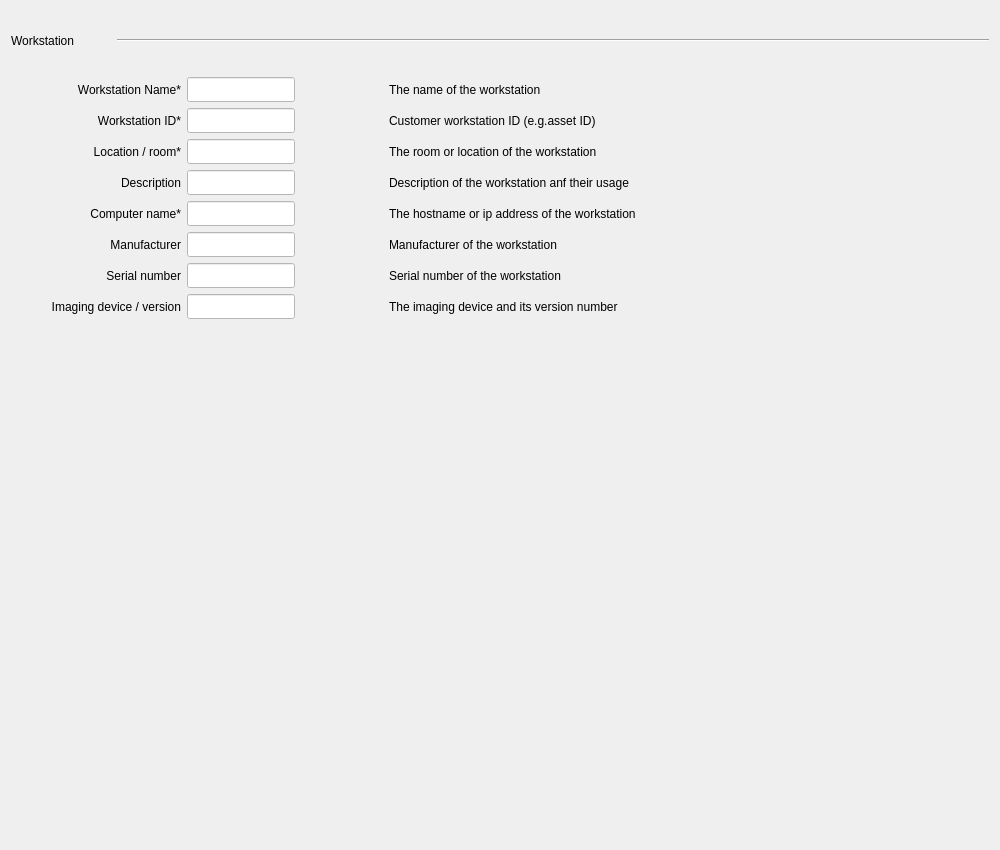
<?xml version="1.0" encoding="UTF-8"?>
<ui version="4.0">
 <class>Workstation</class>
 <widget class="QWidget" name="Workstation">
  <property name="geometry">
   <rect>
    <x>0</x>
    <y>0</y>
    <width>1000</width>
    <height>850</height>
   </rect>
  </property>
  <property name="windowTitle">
   <string>Form</string>
  </property>
  <layout class="QVBoxLayout" name="verticalLayout">
   <item>
    <layout class="QHBoxLayout" name="horizontalLayout_57">
     <item>
      <widget class="QLabel" name="label_127">
       <property name="minimumSize">
        <size>
         <width>0</width>
         <height>60</height>
        </size>
       </property>
       <property name="maximumSize">
        <size>
         <width>100</width>
         <height>60</height>
        </size>
       </property>
       <property name="text">
        <string>Workstation</string>
       </property>
      </widget>
     </item>
     <item>
      <widget class="Line" name="line_12">
       <property name="orientation">
        <enum>Qt::Horizontal</enum>
       </property>
      </widget>
     </item>
    </layout>
   </item>
   <item>
    <layout class="QGridLayout" name="gridLayout">
     <item row="6" column="1">
      <layout class="QHBoxLayout" name="horizontalLayout_63">
       <item>
        <widget class="QLineEdit" name="WorkstationSN_lineEdit">
         <property name="minimumSize">
          <size>
           <width>0</width>
           <height>25</height>
          </size>
         </property>
         <property name="styleSheet">
          <string notr="true">background-color: rgb(255, 255, 255);</string>
         </property>
        </widget>
       </item>
       <item>
        <spacer name="horizontalSpacer_33">
         <property name="orientation">
          <enum>Qt::Horizontal</enum>
         </property>
         <property name="sizeHint" stdset="0">
          <size>
           <width>40</width>
           <height>20</height>
          </size>
         </property>
        </spacer>
       </item>
      </layout>
     </item>
     <item row="7" column="2">
      <widget class="QLabel" name="label_143">
       <property name="minimumSize">
        <size>
         <width>600</width>
         <height>0</height>
        </size>
       </property>
       <property name="maximumSize">
        <size>
         <width>600</width>
         <height>16777215</height>
        </size>
       </property>
       <property name="text">
        <string>The imaging device and its version number</string>
       </property>
      </widget>
     </item>
     <item row="2" column="0">
      <widget class="QLabel" name="label_132">
       <property name="text">
        <string>Location / room*</string>
       </property>
       <property name="alignment">
        <set>Qt::AlignRight|Qt::AlignTrailing|Qt::AlignVCenter</set>
       </property>
      </widget>
     </item>
     <item row="2" column="2">
      <widget class="QLabel" name="label_133">
       <property name="text">
        <string>The room or location of the workstation</string>
       </property>
      </widget>
     </item>
     <item row="5" column="0">
      <widget class="QLabel" name="label_138">
       <property name="text">
        <string>Manufacturer</string>
       </property>
       <property name="alignment">
        <set>Qt::AlignRight|Qt::AlignTrailing|Qt::AlignVCenter</set>
       </property>
      </widget>
     </item>
     <item row="6" column="2">
      <widget class="QLabel" name="label_141">
       <property name="text">
        <string>Serial number of the workstation</string>
       </property>
      </widget>
     </item>
     <item row="1" column="0">
      <widget class="QLabel" name="label_130">
       <property name="text">
        <string>Workstation ID*</string>
       </property>
       <property name="alignment">
        <set>Qt::AlignRight|Qt::AlignTrailing|Qt::AlignVCenter</set>
       </property>
      </widget>
     </item>
     <item row="4" column="1">
      <layout class="QHBoxLayout" name="horizontalLayout_61">
       <item>
        <widget class="QLineEdit" name="ComputerName_lineEdit">
         <property name="minimumSize">
          <size>
           <width>0</width>
           <height>25</height>
          </size>
         </property>
         <property name="styleSheet">
          <string notr="true">background-color: rgb(255, 255, 255);</string>
         </property>
        </widget>
       </item>
       <item>
        <spacer name="horizontalSpacer_31">
         <property name="orientation">
          <enum>Qt::Horizontal</enum>
         </property>
         <property name="sizeHint" stdset="0">
          <size>
           <width>40</width>
           <height>20</height>
          </size>
         </property>
        </spacer>
       </item>
      </layout>
     </item>
     <item row="0" column="1">
      <layout class="QHBoxLayout" name="horizontalLayout_59">
       <item>
        <widget class="QLineEdit" name="WorkstationName_lineEdit">
         <property name="minimumSize">
          <size>
           <width>0</width>
           <height>25</height>
          </size>
         </property>
         <property name="styleSheet">
          <string notr="true">background-color: rgb(255, 255, 255);</string>
         </property>
        </widget>
       </item>
       <item>
        <spacer name="horizontalSpacer_29">
         <property name="orientation">
          <enum>Qt::Horizontal</enum>
         </property>
         <property name="sizeHint" stdset="0">
          <size>
           <width>40</width>
           <height>20</height>
          </size>
         </property>
        </spacer>
       </item>
      </layout>
     </item>
     <item row="3" column="0">
      <widget class="QLabel" name="label_134">
       <property name="text">
        <string>Description</string>
       </property>
       <property name="alignment">
        <set>Qt::AlignRight|Qt::AlignTrailing|Qt::AlignVCenter</set>
       </property>
      </widget>
     </item>
     <item row="3" column="2">
      <widget class="QLabel" name="label_135">
       <property name="text">
        <string>Description of the workstation anf their usage</string>
       </property>
      </widget>
     </item>
     <item row="4" column="0">
      <widget class="QLabel" name="label_136">
       <property name="text">
        <string>Computer name*</string>
       </property>
       <property name="alignment">
        <set>Qt::AlignRight|Qt::AlignTrailing|Qt::AlignVCenter</set>
       </property>
      </widget>
     </item>
     <item row="1" column="1">
      <layout class="QHBoxLayout" name="horizontalLayout_60">
       <item>
        <widget class="QLineEdit" name="WorkstationID_lineEdit">
         <property name="minimumSize">
          <size>
           <width>0</width>
           <height>25</height>
          </size>
         </property>
         <property name="styleSheet">
          <string notr="true">background-color: rgb(255, 255, 255);</string>
         </property>
        </widget>
       </item>
       <item>
        <spacer name="horizontalSpacer_30">
         <property name="orientation">
          <enum>Qt::Horizontal</enum>
         </property>
         <property name="sizeHint" stdset="0">
          <size>
           <width>40</width>
           <height>20</height>
          </size>
         </property>
        </spacer>
       </item>
      </layout>
     </item>
     <item row="5" column="1">
      <layout class="QHBoxLayout" name="horizontalLayout_62">
       <item>
        <widget class="QLineEdit" name="WorkstationManufacturer_lineEdit">
         <property name="minimumSize">
          <size>
           <width>0</width>
           <height>25</height>
          </size>
         </property>
         <property name="styleSheet">
          <string notr="true">background-color: rgb(255, 255, 255);</string>
         </property>
        </widget>
       </item>
       <item>
        <spacer name="horizontalSpacer_32">
         <property name="orientation">
          <enum>Qt::Horizontal</enum>
         </property>
         <property name="sizeHint" stdset="0">
          <size>
           <width>40</width>
           <height>20</height>
          </size>
         </property>
        </spacer>
       </item>
      </layout>
     </item>
     <item row="4" column="2">
      <widget class="QLabel" name="label_137">
       <property name="text">
        <string>The hostname or ip address of the workstation</string>
       </property>
      </widget>
     </item>
     <item row="0" column="0">
      <widget class="QLabel" name="label_128">
       <property name="text">
        <string>Workstation Name*</string>
       </property>
       <property name="alignment">
        <set>Qt::AlignRight|Qt::AlignTrailing|Qt::AlignVCenter</set>
       </property>
      </widget>
     </item>
     <item row="1" column="2">
      <widget class="QLabel" name="label_131">
       <property name="text">
        <string>Customer workstation ID (e.g.asset ID)</string>
       </property>
      </widget>
     </item>
     <item row="7" column="0">
      <widget class="QLabel" name="label_142">
       <property name="minimumSize">
        <size>
         <width>170</width>
         <height>0</height>
        </size>
       </property>
       <property name="text">
        <string>Imaging device / version</string>
       </property>
       <property name="alignment">
        <set>Qt::AlignRight|Qt::AlignTrailing|Qt::AlignVCenter</set>
       </property>
      </widget>
     </item>
     <item row="6" column="0">
      <widget class="QLabel" name="label_140">
       <property name="text">
        <string>Serial number</string>
       </property>
       <property name="alignment">
        <set>Qt::AlignRight|Qt::AlignTrailing|Qt::AlignVCenter</set>
       </property>
      </widget>
     </item>
     <item row="0" column="2">
      <widget class="QLabel" name="label_129">
       <property name="text">
        <string>The name of the workstation</string>
       </property>
      </widget>
     </item>
     <item row="5" column="2">
      <widget class="QLabel" name="label_139">
       <property name="text">
        <string>Manufacturer of the workstation</string>
       </property>
      </widget>
     </item>
     <item row="3" column="1">
      <layout class="QHBoxLayout" name="horizontalLayout_2">
       <item>
        <widget class="QLineEdit" name="Description_lineEdit">
         <property name="minimumSize">
          <size>
           <width>0</width>
           <height>25</height>
          </size>
         </property>
         <property name="styleSheet">
          <string notr="true">background-color: rgb(255, 255, 255);</string>
         </property>
        </widget>
       </item>
       <item>
        <spacer name="horizontalSpacer">
         <property name="orientation">
          <enum>Qt::Horizontal</enum>
         </property>
         <property name="sizeHint" stdset="0">
          <size>
           <width>40</width>
           <height>20</height>
          </size>
         </property>
        </spacer>
       </item>
      </layout>
     </item>
     <item row="2" column="1">
      <layout class="QHBoxLayout" name="horizontalLayout_3">
       <item>
        <widget class="QLineEdit" name="Location_Room_lineEdit">
         <property name="minimumSize">
          <size>
           <width>0</width>
           <height>25</height>
          </size>
         </property>
         <property name="styleSheet">
          <string notr="true">background-color: rgb(255, 255, 255);</string>
         </property>
        </widget>
       </item>
       <item>
        <spacer name="horizontalSpacer_2">
         <property name="orientation">
          <enum>Qt::Horizontal</enum>
         </property>
         <property name="sizeHint" stdset="0">
          <size>
           <width>40</width>
           <height>20</height>
          </size>
         </property>
        </spacer>
       </item>
      </layout>
     </item>
     <item row="7" column="1">
      <layout class="QHBoxLayout" name="horizontalLayout_4">
       <item>
        <widget class="QLineEdit" name="ImagingDevice_lineEdit">
         <property name="minimumSize">
          <size>
           <width>0</width>
           <height>25</height>
          </size>
         </property>
         <property name="styleSheet">
          <string notr="true">background-color: rgb(255, 255, 255);</string>
         </property>
        </widget>
       </item>
       <item>
        <spacer name="horizontalSpacer_3">
         <property name="orientation">
          <enum>Qt::Horizontal</enum>
         </property>
         <property name="sizeHint" stdset="0">
          <size>
           <width>40</width>
           <height>20</height>
          </size>
         </property>
        </spacer>
       </item>
      </layout>
     </item>
    </layout>
   </item>
   <item>
    <spacer name="verticalSpacer">
     <property name="orientation">
      <enum>Qt::Vertical</enum>
     </property>
     <property name="sizeHint" stdset="0">
      <size>
       <width>20</width>
       <height>153</height>
      </size>
     </property>
    </spacer>
   </item>
  </layout>
 </widget>
 <resources/>
 <connections/>
</ui>
